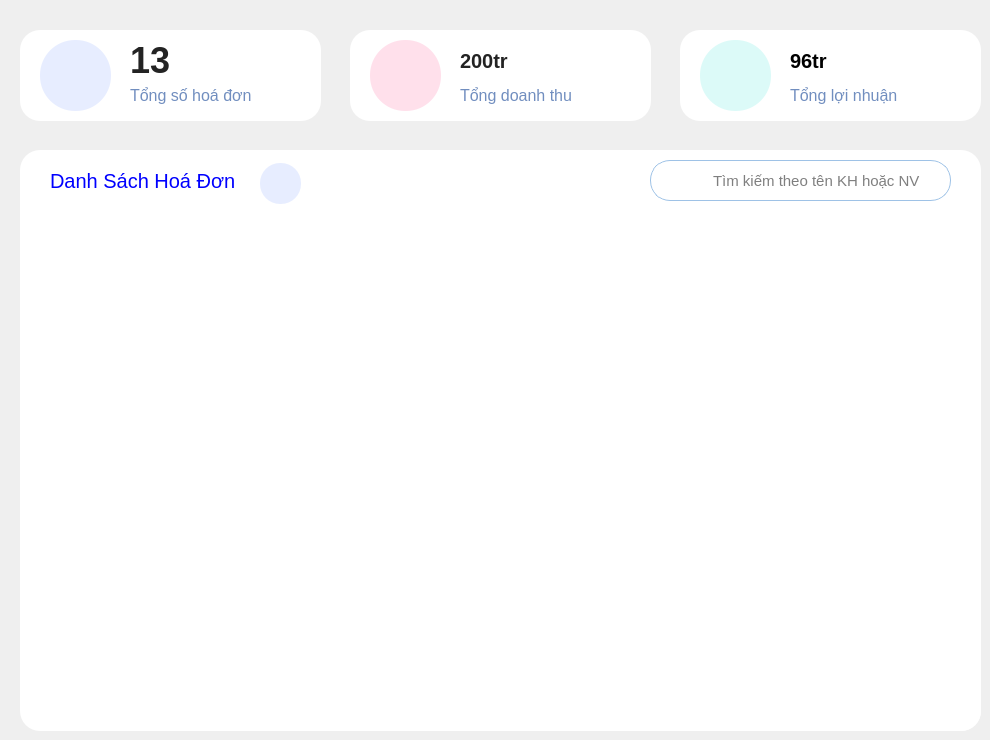
      <widget class="QWidget" name="money_2">
       <widget class="QWidget" name="invoiceW_8" native="true">
        <property name="geometry">
         <rect>
          <x>20</x>
          <y>30</y>
          <width>301</width>
          <height>91</height>
         </rect>
        </property>
        <property name="cursor">
         <cursorShape>ArrowCursor</cursorShape>
        </property>
        <property name="styleSheet">
         <string notr="true">background-color: #fff;
border-radius: 20px;
text-align: left;</string>
        </property>
        <widget class="QLabel" name="quantityInv_2">
         <property name="geometry">
          <rect>
           <x>110</x>
           <y>10</y>
           <width>101</width>
           <height>41</height>
          </rect>
         </property>
         <property name="font">
          <font>
           <pointsize>27</pointsize>
           <bold>true</bold>
          </font>
         </property>
         <property name="styleSheet">
          <string notr="true">background-color: transparent;
color: #232323;</string>
         </property>
         <property name="text">
          <string>13</string>
         </property>
        </widget>
        <widget class="QLabel" name="label_48">
         <property name="geometry">
          <rect>
           <x>110</x>
           <y>50</y>
           <width>151</width>
           <height>31</height>
          </rect>
         </property>
         <property name="font">
          <font>
           <pointsize>12</pointsize>
           <bold>false</bold>
          </font>
         </property>
         <property name="cursor">
          <cursorShape>ArrowCursor</cursorShape>
         </property>
         <property name="styleSheet">
          <string notr="true">background-color: transparent;
color: #718EBF;</string>
         </property>
         <property name="text">
          <string>Tổng số hoá đơn</string>
         </property>
        </widget>
        <widget class="QPushButton" name="pushButton_40">
         <property name="geometry">
          <rect>
           <x>20</x>
           <y>10</y>
           <width>71</width>
           <height>71</height>
          </rect>
         </property>
         <property name="font">
          <font>
           <pointsize>9</pointsize>
          </font>
         </property>
         <property name="styleSheet">
          <string notr="true">background-color:#E7EDFF;
border-radius: 35px;
padding-left: 12px;</string>
         </property>
         <property name="text">
          <string/>
         </property>
         <property name="icon">
          <iconset resource="resourse.qrc">
           <normaloff>:/new/img/img/bill.png</normaloff>:/new/img/img/bill.png</iconset>
         </property>
         <property name="iconSize">
          <size>
           <width>40</width>
           <height>40</height>
          </size>
         </property>
        </widget>
       </widget>
       <widget class="QWidget" name="prdW_17" native="true">
        <property name="geometry">
         <rect>
          <x>680</x>
          <y>30</y>
          <width>301</width>
          <height>91</height>
         </rect>
        </property>
        <property name="cursor">
         <cursorShape>PointingHandCursor</cursorShape>
        </property>
        <property name="styleSheet">
         <string notr="true">background-color: #fff;
border-radius: 20px;
text-align: left;</string>
        </property>
        <widget class="QLabel" name="topCus_4">
         <property name="geometry">
          <rect>
           <x>110</x>
           <y>10</y>
           <width>181</width>
           <height>41</height>
          </rect>
         </property>
         <property name="font">
          <font>
           <pointsize>15</pointsize>
           <bold>true</bold>
          </font>
         </property>
         <property name="styleSheet">
          <string notr="true">background-color: transparent;
color:#000;</string>
         </property>
         <property name="text">
          <string>96tr</string>
         </property>
        </widget>
        <widget class="QLabel" name="label_49">
         <property name="geometry">
          <rect>
           <x>110</x>
           <y>50</y>
           <width>191</width>
           <height>31</height>
          </rect>
         </property>
         <property name="font">
          <font>
           <pointsize>12</pointsize>
           <bold>false</bold>
          </font>
         </property>
         <property name="cursor">
          <cursorShape>PointingHandCursor</cursorShape>
         </property>
         <property name="styleSheet">
          <string notr="true">background-color: transparent;
color: #718EBF;</string>
         </property>
         <property name="text">
          <string>Tổng lợi nhuận</string>
         </property>
        </widget>
        <widget class="QPushButton" name="pushButton_41">
         <property name="geometry">
          <rect>
           <x>20</x>
           <y>10</y>
           <width>71</width>
           <height>71</height>
          </rect>
         </property>
         <property name="styleSheet">
          <string notr="true">background-color:#DCFAF8;
border-radius: 35px;
padding-left: 15px;
</string>
         </property>
         <property name="text">
          <string/>
         </property>
         <property name="icon">
          <iconset resource="resourse.qrc">
           <normaloff>:/new/img/img/earning.png</normaloff>:/new/img/img/earning.png</iconset>
         </property>
         <property name="iconSize">
          <size>
           <width>40</width>
           <height>40</height>
          </size>
         </property>
        </widget>
       </widget>
       <widget class="QWidget" name="widget_11" native="true">
        <property name="geometry">
         <rect>
          <x>20</x>
          <y>150</y>
          <width>961</width>
          <height>581</height>
         </rect>
        </property>
        <property name="styleSheet">
         <string notr="true">background-color: #fff;
border-radius: 20px;
text-align: left;</string>
        </property>
        <widget class="QTableView" name="tableViewInvoice_4">
         <property name="geometry">
          <rect>
           <x>20</x>
           <y>60</y>
           <width>941</width>
           <height>521</height>
          </rect>
         </property>
         <property name="cursor" stdset="0">
          <cursorShape>PointingHandCursor</cursorShape>
         </property>
         <property name="styleSheet">
          <string notr="true">
QTableWidget
{
color:red; 
gridline-color:black;
 selection-color:green;
font: 700 15pt  &quot;Arial&quot;; 
selection-background-color:blue;

}
QTableWidget::item:selected
{
color:white;
background-color:blue;
}

QHeaderView
{
border:none;
font: 500 &quot;Arial&quot;;
color:blue;
border: none;
}
QHeaderView::section
{
border: none;
font: 500 16px &quot;Arial&quot;;
color:#718EBF;
background-color: white;
padding: 10px 10px;

}
QTableView::item {
    background-color: white;              
    color:232323;        
	padding:15px 20px;     
 	border-left: none;          
    border-right: none;         
    border-top: 1px solid #E6EFF5;        
}
QTableView::item:selected {
    background-color:#95a1ff;     
    color: white;                        
}
QScrollBar:horizontal, QScrollBar:vertical { height: 0px; width: 0px; }</string>
         </property>
         <property name="autoScroll">
          <bool>false</bool>
         </property>
         <property name="selectionBehavior">
          <enum>QAbstractItemView::SelectionBehavior::SelectRows</enum>
         </property>
         <property name="showGrid">
          <bool>false</bool>
         </property>
         <property name="gridStyle">
          <enum>Qt::PenStyle::SolidLine</enum>
         </property>
         <property name="wordWrap">
          <bool>true</bool>
         </property>
         <property name="cornerButtonEnabled">
          <bool>true</bool>
         </property>
         <attribute name="horizontalHeaderVisible">
          <bool>true</bool>
         </attribute>
         <attribute name="horizontalHeaderMinimumSectionSize">
          <number>10</number>
         </attribute>
         <attribute name="horizontalHeaderDefaultSectionSize">
          <number>100</number>
         </attribute>
         <attribute name="horizontalHeaderHighlightSections">
          <bool>true</bool>
         </attribute>
         <attribute name="horizontalHeaderShowSortIndicator" stdset="0">
          <bool>false</bool>
         </attribute>
         <attribute name="verticalHeaderVisible">
          <bool>true</bool>
         </attribute>
         <attribute name="verticalHeaderCascadingSectionResizes">
          <bool>true</bool>
         </attribute>
        </widget>
        <widget class="QLabel" name="label_21">
         <property name="geometry">
          <rect>
           <x>30</x>
           <y>10</y>
           <width>231</width>
           <height>41</height>
          </rect>
         </property>
         <property name="font">
          <font>
           <pointsize>15</pointsize>
           <fontweight>ExtraBold</fontweight>
          </font>
         </property>
         <property name="styleSheet">
          <string notr="true">color: blue;</string>
         </property>
         <property name="text">
          <string>Danh Sách Hoá Đơn</string>
         </property>
        </widget>
        <widget class="QWidget" name="widget_12" native="true">
         <property name="geometry">
          <rect>
           <x>240</x>
           <y>10</y>
           <width>701</width>
           <height>51</height>
          </rect>
         </property>
         <property name="styleSheet">
          <string notr="true"/>
         </property>
         <widget class="QPushButton" name="findStaffBtn_6">
          <property name="geometry">
           <rect>
            <x>380</x>
            <y>10</y>
            <width>51</width>
            <height>21</height>
           </rect>
          </property>
          <property name="cursor">
           <cursorShape>PointingHandCursor</cursorShape>
          </property>
          <property name="styleSheet">
           <string notr="true">
background-color: white;
border-radius: 20px;
color: #ccc;
padding-left: 10px;</string>
          </property>
          <property name="text">
           <string/>
          </property>
          <property name="icon">
           <iconset resource="resourse.qrc">
            <normaloff>:/new/img/img/search.png</normaloff>:/new/img/img/search.png</iconset>
          </property>
          <property name="iconSize">
           <size>
            <width>20</width>
            <height>20</height>
           </size>
          </property>
         </widget>
         <widget class="QLineEdit" name="findInv_2">
          <property name="geometry">
           <rect>
            <x>390</x>
            <y>0</y>
            <width>301</width>
            <height>41</height>
           </rect>
          </property>
          <property name="font">
           <font>
            <pointsize>11</pointsize>
            <kerning>false</kerning>
            <fontweight>Medium</fontweight>
           </font>
          </property>
          <property name="focusPolicy">
           <enum>Qt::FocusPolicy::ClickFocus</enum>
          </property>
          <property name="styleSheet">
           <string notr="true">border-radius: 20px;
border: 1px solid #9ec2e6;
background-color:white;
padding-left: 60px;
color:#000;
</string>
          </property>
          <property name="placeholderText">
           <string>Tìm kiếm theo tên KH hoặc NV</string>
          </property>
         </widget>
         <widget class="QPushButton" name="refeshInv_2">
          <property name="geometry">
           <rect>
            <x>0</x>
            <y>3</y>
            <width>41</width>
            <height>41</height>
           </rect>
          </property>
          <property name="cursor">
           <cursorShape>PointingHandCursor</cursorShape>
          </property>
          <property name="styleSheet">
           <string notr="true">padding-left:10px;
background-color:#E7EDFF;
border-radius: 20px;</string>
          </property>
          <property name="text">
           <string/>
          </property>
          <property name="icon">
           <iconset resource="resourse.qrc">
            <normaloff>:/new/img/img/sync (1).png</normaloff>:/new/img/img/sync (1).png</iconset>
          </property>
          <property name="iconSize">
           <size>
            <width>20</width>
            <height>20</height>
           </size>
          </property>
         </widget>
         <widget class="QPushButton" name="findInvBtn_2">
          <property name="geometry">
           <rect>
            <x>400</x>
            <y>10</y>
            <width>51</width>
            <height>21</height>
           </rect>
          </property>
          <property name="cursor">
           <cursorShape>PointingHandCursor</cursorShape>
          </property>
          <property name="styleSheet">
           <string notr="true">
background-color: white;
border-radius: 20px;
color: #ccc;
padding-left: 10px;</string>
          </property>
          <property name="text">
           <string/>
          </property>
          <property name="icon">
           <iconset resource="resourse.qrc">
            <normaloff>:/new/img/img/search.png</normaloff>:/new/img/img/search.png</iconset>
          </property>
          <property name="iconSize">
           <size>
            <width>20</width>
            <height>20</height>
           </size>
          </property>
         </widget>
        </widget>
       </widget>
       <widget class="QWidget" name="prdW_18" native="true">
        <property name="geometry">
         <rect>
          <x>350</x>
          <y>30</y>
          <width>301</width>
          <height>91</height>
         </rect>
        </property>
        <property name="cursor">
         <cursorShape>ArrowCursor</cursorShape>
        </property>
        <property name="styleSheet">
         <string notr="true">background-color: #fff;
border-radius: 20px;
text-align: left;</string>
        </property>
        <widget class="QLabel" name="moneyInv_2">
         <property name="geometry">
          <rect>
           <x>110</x>
           <y>10</y>
           <width>181</width>
           <height>41</height>
          </rect>
         </property>
         <property name="font">
          <font>
           <pointsize>15</pointsize>
           <bold>true</bold>
          </font>
         </property>
         <property name="styleSheet">
          <string notr="true">background-color: transparent;
color: #232323;</string>
         </property>
         <property name="text">
          <string>200tr </string>
         </property>
        </widget>
        <widget class="QLabel" name="label_50">
         <property name="geometry">
          <rect>
           <x>110</x>
           <y>50</y>
           <width>141</width>
           <height>31</height>
          </rect>
         </property>
         <property name="font">
          <font>
           <pointsize>12</pointsize>
           <bold>false</bold>
          </font>
         </property>
         <property name="cursor">
          <cursorShape>ArrowCursor</cursorShape>
         </property>
         <property name="styleSheet">
          <string notr="true">background-color: transparent;
color: #718EBF;</string>
         </property>
         <property name="text">
          <string>Tổng doanh thu</string>
         </property>
        </widget>
        <widget class="QPushButton" name="pushButton_42">
         <property name="geometry">
          <rect>
           <x>20</x>
           <y>10</y>
           <width>71</width>
           <height>71</height>
          </rect>
         </property>
         <property name="styleSheet">
          <string notr="true">background-color:#FFE0EB;
border-radius: 35px;
padding-left: 15px;
</string>
         </property>
         <property name="text">
          <string/>
         </property>
         <property name="icon">
          <iconset resource="resourse.qrc">
           <normaloff>:/new/img/img/dollar.png</normaloff>:/new/img/img/dollar.png</iconset>
         </property>
         <property name="iconSize">
          <size>
           <width>40</width>
           <height>40</height>
          </size>
         </property>
        </widget>
       </widget>
      </widget>
